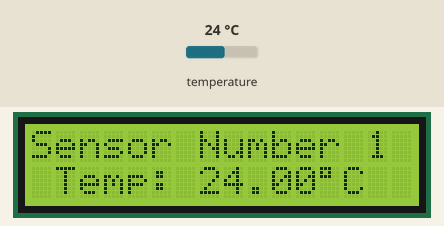
A sketch run on a simulated Arduino Uno, built with avr-gcc and run on an emulated ATmega328P. On the bench: 16×2 character LCD. Inputs (shaded band) come from the test bench; at power-on: temperature 24 °C. What the sketch prints to the serial monitor is not drawn.

Above: at 1.2 s.
1.3 s: temperature set to 12 °C
At 3.0 s:
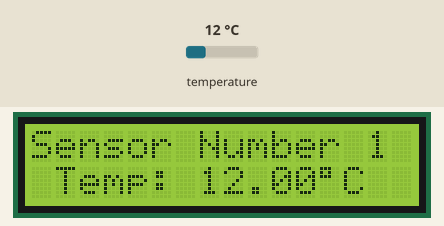
4.1 s: temperature set to 19 °C
At 4.9 s:
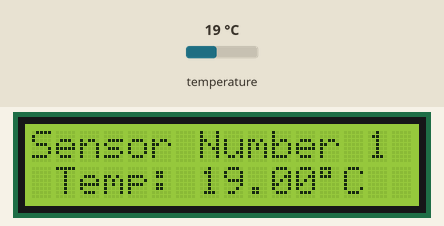
6.2 s: temperature set to 28 °C
At 6.8 s:
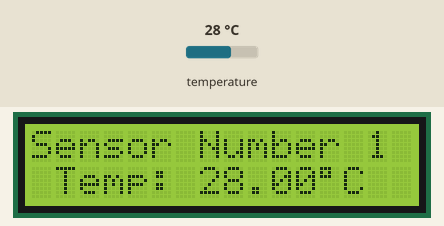
Timing chart, 0 to 9.2 s (numbered marks = the images above; inputs shaded):
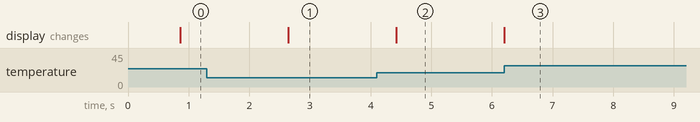

The sketch:

SolarProject_DataCollection.ino
```cpp
#include <LiquidCrystal.h>

const int rs = 12, en = 11, d4 = 5, d5 = 4, d6 = 3, d7 = 2;
LiquidCrystal lcd(rs, en, d4, d5, d6, d7);

#include <OneWire.h>
#include <DallasTemperature.h>

#define ONE_WIRE_BUS 8 // Data wire is plugged into port 8 on the Arduino
#define precision 12 // OneWire precision Dallas Sensor
int sen_number = 0; // Counter of Dallas sensors

OneWire oneWire(ONE_WIRE_BUS);
DallasTemperature sensors(&oneWire); // Pass our oneWire reference to Dallas Temperature.
DeviceAddress T1, T2, T3, T4, T5; // arrays to hold device addresses
void setup(void)
{
lcd.begin(16,2);
Serial.begin(9600); //Start serial port

// Start up the library
sensors.begin();
// locate devices on the bus
// report parasite power requirements
// Search for devices on the bus and assign based on an index.
// show the addresses we found on the bus

// set the resolution to 12 bit per device
sensors.setResolution(T1, precision);
sensors.setResolution(T2, precision);
sensors.setResolution(T3, precision);
sensors.setResolution(T4, precision);
sensors.setResolution(T5, precision);


}
// function to print a device address
// function to print the temperature for a device
void printTemperature(DeviceAddress deviceAddress)
{
float tempC = sensors.getTempC(deviceAddress);
Serial.print(tempC);
// Serial.print(" Temp F: ");
// Serial.print(DallasTemperature::toFahrenheit(tempC));
}
// function to print a device's resolution
void printResolution(DeviceAddress deviceAddress)
{
}

void printData(DeviceAddress deviceAddress)
{
printTemperature(deviceAddress);
Serial.println();
}

void loop(void)
{
// call sensors.requestTemperatures() to issue a global temperature request to all devices on the bus
sensors.requestTemperatures();
// print the device information
for (int k =0; k < sensors.getDeviceCount(); k++) {
Serial.print("Sensor"); Serial.print(k+1); Serial.print(" ");
if (k == 0) { printData(T1);
} else if (k == 1) { printData(T2);
} else if (k == 2) { printData(T3);
} else if (k == 3) { printData(T4);
} else if (k == 4) { printData(T5);
}
}
if (sen_number == sensors.getDeviceCount()) {
sen_number = 0; // reset counter
// lcd.clear(); // clear screen on LCD
}
lcd.setCursor(0,0);
lcd.print("Sensor Number ");
lcd.print(sen_number+1);
lcd.setCursor(0,1);
lcd.print(" Temp: ");
if (sen_number == 0) { lcd.print(sensors.getTempC(T1)); lcd.write((char)223); lcd.print("C ");
} else if (sen_number == 1) { lcd.print(sensors.getTempC(T2)); lcd.write((char)223); lcd.print("C ");
} else if (sen_number == 2) { lcd.print(sensors.getTempC(T3)); lcd.write((char)223); lcd.print("C ");
} else if (sen_number == 3) { lcd.print(sensors.getTempC(T4)); lcd.write((char)223); lcd.print("C ");
} else if (sen_number == 4) { lcd.print(sensors.getTempC(T5)); lcd.write((char)223); lcd.print("C ");
}

delay(1000);
sen_number++ ;
}
```

Measured:
- after the input at 1.3 s, the display: changes after 1.3 s (image 1)
- after the input at 4.1 s, the display: changes after 0.32 s (image 2)
- after the input at 6.2 s, the display: changes at once (image 3)
